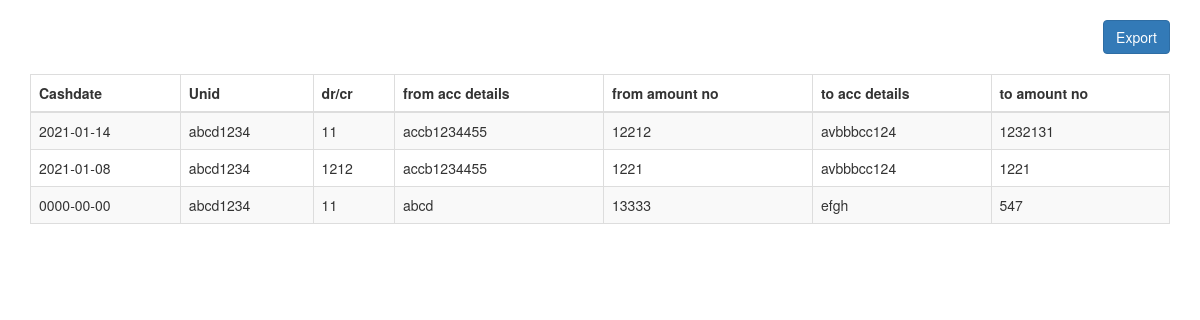
Page /cashex.php on the committed database.
### tables this page shows
CREATE TABLE `cash` (
  `cashdate` date NOT NULL,
  `unid` varchar(100) NOT NULL,
  `drcr` int(100) NOT NULL,
  `accdet` varchar(100) NOT NULL,
  `amount1` int(50) NOT NULL,
  `accdet1` varchar(100) NOT NULL,
  `amount2` int(50) NOT NULL
);

### cashex.php (the view, shortened to what this page needs)
<?php
require('connect2.php');
$conn=new mysqli($servername,$username,$password,$dbname);
$sql="select * from cash";
$res=mysqli_query($conn,$sql);
?>
<!DOCTYPE html>
<html lang="en">
<head>
  <link rel="stylesheet" href="https://maxcdn.bootstrapcdn.com/bootstrap/3.4.0/css/bootstrap.min.css">
</head>
<body>
<div class="container">
  <a href="export1.php"><button type="button" class="btn btn-primary">Export</button></a>
  <table class="table table-bordered  table-striped">
    <thead>
      <tr>
        <th>Cashdate</th>
        <th>Unid</th>
        <th>dr/cr</th>
        <th>from acc details</th>
        <th>from amount no</th>
        <th>to acc details</th>
        <th>to amount no</th>
      </tr>
    </thead>
    <tbody>
	 <?php while($row=mysqli_fetch_assoc($res)){?>
	 <tr>
        <td><?php echo $row['cashdate']?></td>
        <td><?php echo $row['unid']?></td>
        <td><?php echo $row['drcr']?></td>
        <td><?php echo $row['accdet']?></td>
        <td><?php echo $row['amount1']?></td>
        <td><?php echo $row['accdet1']?></td>
        <td><?php echo $row['amount2']?></td>
      </tr>
      <?php } ?>
    </tbody>
  </table>
</div>
</body>
</html>

### cashex.php (style rules this page uses)
.btn { float: right; margin-bottom: 20px; margin-top: 20px; }

### rows in the picture
cash: cashdate "2021-01-14", unid "abcd1234", drcr "11", accdet "accb1234455", amount1 "12212", accdet1 "avbbbcc124", amount2 "1232131"
cash: cashdate "2021-01-08", unid "abcd1234", drcr "1212", accdet "accb1234455", amount1 "1221", accdet1 "avbbbcc124", amount2 "1221"
cash: cashdate "0000-00-00", unid "abcd1234", drcr "11", accdet "abcd", amount1 "13333", accdet1 "efgh", amount2 "547"
